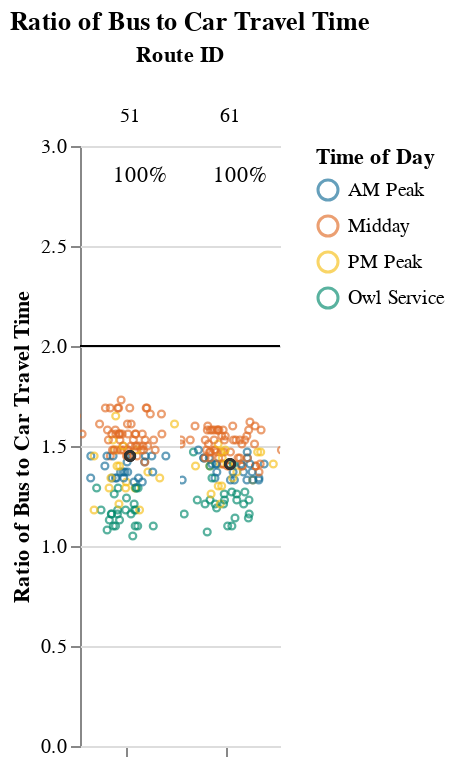
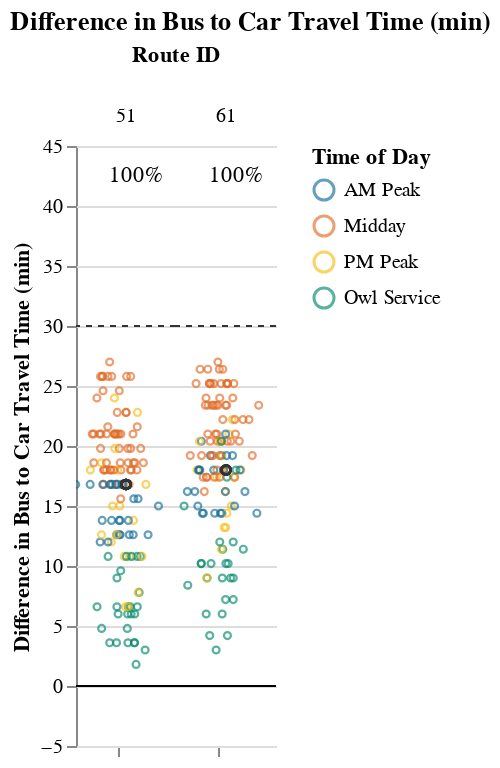

Here is the notebook cell these charts were saved with, in order:
### Markdown cell above
### Medium Routes (1-1.5 hrs)

### Code cell
route_group = "medium"
try:
    display_charts_for_route_group(df, route_group)
except:
    print("No routes meet this criteria.")

### Figure 1 — Vega-Lite specification as saved in the notebook (floating-point values rounded to 4 significant figures; data arrays with more than 128 entries replaced by an {"elided": "..."} marker saying what was removed)
{"config": {"view": {"continuousWidth": 400, "continuousHeight": 300, "stroke": null}, "facet": {"spacing": 0}}, "data": {"name": "data-62cce2adfbad78fe26e8f04b00b12357"}, "facet": {"column": {"field": "route_id", "sort": ["51", "61"], "title": "Route ID", "type": "nominal"}}, "spec": {"layer": [{"mark": "rule", "encoding": {"color": {"value": "black"}, "y": {"field": "cutoff", "type": "quantitative"}}, "selection": {"selector003": {"type": "interval", "bind": "scales", "encodings": ["x", "y"]}}}, {"mark": {"type": "point", "opacity": 0.65, "size": 12, "strokeWidth": 1.1}, "encoding": {"color": {"field": "time_of_day", "scale": {"range": ["#136C97", "#E16B26", "#F6BF16", "#00896B", "#7790A3", "#5B559C"]}, "sort": ["AM Peak", "Midday", "PM Peak", "Owl Service"], "title": "Time of Day", "type": "nominal"}, "tooltip": [{"field": "route_id", "type": "nominal"}, {"field": "route_name", "type": "nominal"}, {"field": "trip_id", "type": "nominal"}, {"field": "service_hours", "type": "quantitative"}, {"field": "car_duration_hours", "type": "quantitative"}, {"field": "bus_multiplier", "type": "quantitative"}, {"field": "bus_difference", "type": "quantitative"}, {"field": "num_trips", "type": "quantitative"}, {"field": "num_competitive", "type": "quantitative"}, {"field": "pct_trips_competitive", "type": "quantitative"}, {"field": "pct_below_cutoff", "type": "quantitative"}, {"field": "p25", "type": "quantitative"}, {"field": "p50", "type": "quantitative"}, {"field": "p75", "type": "quantitative"}], "x": {"axis": {"grid": false, "labels": false, "ticks": true, "values": [0]}, "field": "jitter", "scale": {}, "title": null, "type": "quantitative"}, "y": {"field": "bus_multiplier", "scale": {"domain": [0, 3.0]}, "title": "Ratio of Bus to Car Travel Time", "type": "quantitative"}}, "transform": [{"calculate": "sqrt(-2*log(random()))*cos(2*PI*random())", "as": "jitter"}], "width": 50}, {"layer": [{"mark": {"type": "point", "opacity": 0.6, "size": 20, "strokeWidth": 1.3}, "encoding": {"color": {"value": "#323434"}, "y": {"field": "bus_multiplier", "type": "quantitative"}}, "transform": [{"filter": "(datum.p50_trip === 1)"}]}, {"mark": {"type": "text", "align": "center", "baseline": "middle"}, "encoding": {"color": {"value": "black"}, "text": {"field": "pct_trips_competitive", "format": ".0%", "type": "quantitative"}, "tooltip": [{"field": "route_id", "type": "nominal"}, {"field": "route_name", "type": "nominal"}, {"field": "trip_id", "type": "nominal"}, {"field": "service_hours", "type": "quantitative"}, {"field": "car_duration_hours", "type": "quantitative"}, {"field": "bus_multiplier", "type": "quantitative"}, {"field": "bus_difference", "type": "quantitative"}, {"field": "num_trips", "type": "quantitative"}, {"field": "num_competitive", "type": "quantitative"}, {"field": "pct_trips_competitive", "type": "quantitative"}, {"field": "pct_below_cutoff", "type": "quantitative"}, {"field": "p25", "type": "quantitative"}, {"field": "p50", "type": "quantitative"}, {"field": "p75", "type": "quantitative"}], "x": {"value": 30}, "y": {"value": 15}}, "transform": [{"calculate": "sqrt(-2*log(random()))*cos(2*PI*random())", "as": "jitter"}, {"filter": "(datum.fastest_trip === 1)"}]}]}]}, "resolve": {"scale": {"y": "shared"}}, "title": "Ratio of Bus to Car Travel Time", "$schema": "https://vega.github.io/schema/vega-lite/v4.17.0.json", "datasets": {"data-62cce2adfbad78fe26e8f04b00b12357": {"elided": "250 records"}}}

### Figure 2 — Vega-Lite specification as saved in the notebook (floating-point values rounded to 4 significant figures; data arrays with more than 128 entries replaced by an {"elided": "..."} marker saying what was removed)
{"config": {"view": {"continuousWidth": 400, "continuousHeight": 300, "stroke": null}, "facet": {"spacing": 0}}, "data": {"name": "data-ea845158b587c3fe65c19d913b3dd914"}, "facet": {"column": {"field": "route_id", "sort": ["51", "61"], "title": "Route ID", "type": "nominal"}}, "spec": {"layer": [{"mark": "rule", "encoding": {"color": {"value": "black"}, "y": {"field": "cutoff", "type": "quantitative"}}, "selection": {"selector004": {"type": "interval", "bind": "scales", "encodings": ["x", "y"]}}}, {"mark": {"type": "rule", "strokeDash": [3, 3]}, "encoding": {"color": {"value": "#323434"}, "y": {"field": "cutoff2", "type": "quantitative"}}}, {"mark": {"type": "point", "opacity": 0.65, "size": 12, "strokeWidth": 1.1}, "encoding": {"color": {"field": "time_of_day", "scale": {"range": ["#136C97", "#E16B26", "#F6BF16", "#00896B", "#7790A3", "#5B559C"]}, "sort": ["AM Peak", "Midday", "PM Peak", "Owl Service"], "title": "Time of Day", "type": "nominal"}, "tooltip": [{"field": "route_id", "type": "nominal"}, {"field": "route_name", "type": "nominal"}, {"field": "trip_id", "type": "nominal"}, {"field": "service_hours", "type": "quantitative"}, {"field": "car_duration_hours", "type": "quantitative"}, {"field": "bus_multiplier", "type": "quantitative"}, {"field": "bus_difference", "type": "quantitative"}, {"field": "num_trips", "type": "quantitative"}, {"field": "num_competitive", "type": "quantitative"}, {"field": "pct_trips_competitive", "type": "quantitative"}, {"field": "pct_below_cutoff", "type": "quantitative"}, {"field": "p25", "type": "quantitative"}, {"field": "p50", "type": "quantitative"}, {"field": "p75", "type": "quantitative"}], "x": {"axis": {"grid": false, "labels": false, "ticks": true, "values": [0]}, "field": "jitter", "scale": {}, "title": null, "type": "quantitative"}, "y": {"field": "bus_difference", "scale": {"domain": [-5, 43.2]}, "title": "Difference in Bus to Car Travel Time (min)", "type": "quantitative"}}, "transform": [{"calculate": "sqrt(-2*log(random()))*cos(2*PI*random())", "as": "jitter"}], "width": 50}, {"layer": [{"mark": {"type": "point", "opacity": 0.6, "size": 20, "strokeWidth": 1.3}, "encoding": {"color": {"value": "#323434"}, "y": {"field": "bus_difference", "type": "quantitative"}}, "transform": [{"filter": "(datum.p50_trip === 1)"}]}, {"mark": {"type": "text", "align": "center", "baseline": "middle"}, "encoding": {"color": {"value": "black"}, "text": {"field": "pct_trips_competitive", "format": ".0%", "type": "quantitative"}, "tooltip": [{"field": "route_id", "type": "nominal"}, {"field": "route_name", "type": "nominal"}, {"field": "trip_id", "type": "nominal"}, {"field": "service_hours", "type": "quantitative"}, {"field": "car_duration_hours", "type": "quantitative"}, {"field": "bus_multiplier", "type": "quantitative"}, {"field": "bus_difference", "type": "quantitative"}, {"field": "num_trips", "type": "quantitative"}, {"field": "num_competitive", "type": "quantitative"}, {"field": "pct_trips_competitive", "type": "quantitative"}, {"field": "pct_below_cutoff", "type": "quantitative"}, {"field": "p25", "type": "quantitative"}, {"field": "p50", "type": "quantitative"}, {"field": "p75", "type": "quantitative"}], "x": {"value": 30}, "y": {"value": 15}}, "transform": [{"calculate": "sqrt(-2*log(random()))*cos(2*PI*random())", "as": "jitter"}, {"filter": "(datum.fastest_trip === 1)"}]}]}]}, "resolve": {"scale": {"y": "shared"}}, "title": "Difference in Bus to Car Travel Time (min)", "$schema": "https://vega.github.io/schema/vega-lite/v4.17.0.json", "datasets": {"data-ea845158b587c3fe65c19d913b3dd914": {"elided": "250 records"}}}
